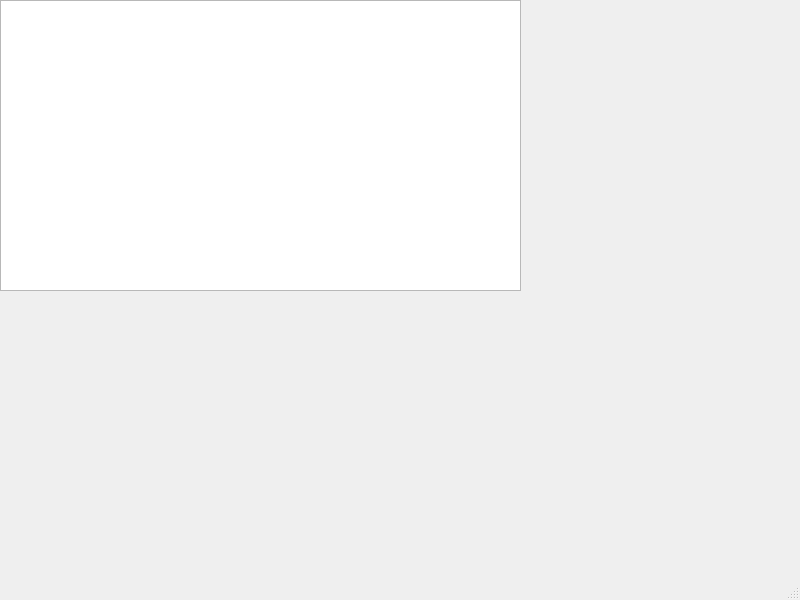
<?xml version="1.0" encoding="UTF-8"?>
<ui version="4.0">
 <class>MainWindow</class>
 <widget class="QMainWindow" name="MainWindow">
  <property name="geometry">
   <rect>
    <x>0</x>
    <y>0</y>
    <width>800</width>
    <height>600</height>
   </rect>
  </property>
  <property name="windowTitle">
   <string>MainWindow</string>
  </property>
  <widget class="QWidget" name="centralwidget">
   <widget class="QTextEdit" name="textEdit">
    <property name="geometry">
     <rect>
      <x>0</x>
      <y>0</y>
      <width>521</width>
      <height>291</height>
     </rect>
    </property>
   </widget>
  </widget>
  <widget class="QMenuBar" name="menubar">
   <property name="geometry">
    <rect>
     <x>0</x>
     <y>0</y>
     <width>800</width>
     <height>18</height>
    </rect>
   </property>
  </widget>
  <widget class="QStatusBar" name="statusbar"/>
 </widget>
 <resources/>
 <connections/>
</ui>
